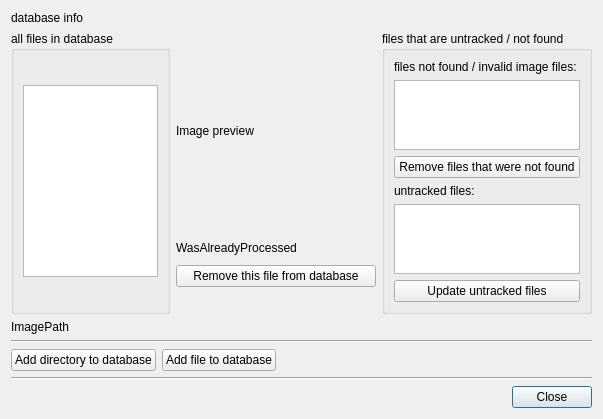
<?xml version="1.0" encoding="UTF-8"?>
<ui version="4.0">
 <class>EditDatabaseDlg</class>
 <widget class="QDialog" name="EditDatabaseDlg">
  <property name="windowModality">
   <enum>Qt::ApplicationModal</enum>
  </property>
  <property name="geometry">
   <rect>
    <x>0</x>
    <y>0</y>
    <width>603</width>
    <height>398</height>
   </rect>
  </property>
  <property name="windowTitle">
   <string>Edit database</string>
  </property>
  <property name="windowIcon">
   <iconset>
    <normaloff>ico_src/256_32.png</normaloff>ico_src/256_32.png</iconset>
  </property>
  <property name="locale">
   <locale language="English" country="UnitedStates"/>
  </property>
  <layout class="QVBoxLayout" name="verticalLayout">
   <item>
    <widget class="QLabel" name="databaseInfoLabel">
     <property name="text">
      <string>database info</string>
     </property>
    </widget>
   </item>
   <item>
    <layout class="QGridLayout" name="gridLayout">
     <item row="1" column="1">
      <widget class="QLabel" name="processedLabel">
       <property name="text">
        <string>WasAlreadyProcessed</string>
       </property>
      </widget>
     </item>
     <item row="0" column="1">
      <widget class="QLabel" name="imagePreview">
       <property name="minimumSize">
        <size>
         <width>200</width>
         <height>200</height>
        </size>
       </property>
       <property name="maximumSize">
        <size>
         <width>200</width>
         <height>200</height>
        </size>
       </property>
       <property name="text">
        <string>Image preview</string>
       </property>
      </widget>
     </item>
     <item row="0" column="0" rowspan="4">
      <widget class="QGroupBox" name="groupBox">
       <property name="title">
        <string>all files in database</string>
       </property>
       <layout class="QHBoxLayout" name="horizontalLayout">
        <item>
         <widget class="QListWidget" name="fileList">
          <property name="sizePolicy">
           <sizepolicy hsizetype="Preferred" vsizetype="Maximum">
            <horstretch>0</horstretch>
            <verstretch>0</verstretch>
           </sizepolicy>
          </property>
         </widget>
        </item>
       </layout>
      </widget>
     </item>
     <item row="0" column="3" rowspan="4">
      <widget class="QGroupBox" name="groupBox_2">
       <property name="title">
        <string>files that are untracked / not found</string>
       </property>
       <layout class="QVBoxLayout" name="verticalLayout_2">
        <item>
         <widget class="QLabel" name="label">
          <property name="text">
           <string>files not found / invalid image files:</string>
          </property>
         </widget>
        </item>
        <item>
         <widget class="QPlainTextEdit" name="invalidFiles">
          <property name="readOnly">
           <bool>true</bool>
          </property>
         </widget>
        </item>
        <item>
         <widget class="QPushButton" name="removeInvalidButton">
          <property name="text">
           <string>Remove files that were not found</string>
          </property>
         </widget>
        </item>
        <item>
         <widget class="QLabel" name="label_2">
          <property name="text">
           <string>untracked files:</string>
          </property>
         </widget>
        </item>
        <item>
         <widget class="QPlainTextEdit" name="untrackedFiles">
          <property name="readOnly">
           <bool>true</bool>
          </property>
         </widget>
        </item>
        <item>
         <widget class="QPushButton" name="updateDatabaseButton">
          <property name="text">
           <string>Update untracked files</string>
          </property>
         </widget>
        </item>
       </layout>
      </widget>
     </item>
     <item row="2" column="1">
      <widget class="QPushButton" name="removeFileButton">
       <property name="text">
        <string>Remove this file from database</string>
       </property>
      </widget>
     </item>
    </layout>
   </item>
   <item>
    <widget class="QLabel" name="imagePathLabel">
     <property name="text">
      <string>ImagePath</string>
     </property>
    </widget>
   </item>
   <item>
    <widget class="Line" name="line">
     <property name="orientation">
      <enum>Qt::Horizontal</enum>
     </property>
    </widget>
   </item>
   <item>
    <layout class="QGridLayout" name="gridLayout_2">
     <item row="0" column="1">
      <widget class="QPushButton" name="addDirButton">
       <property name="text">
        <string>Add directory to database</string>
       </property>
      </widget>
     </item>
     <item row="0" column="2">
      <widget class="QPushButton" name="adFileButton">
       <property name="text">
        <string>Add file to database</string>
       </property>
      </widget>
     </item>
     <item row="0" column="3">
      <spacer name="horizontalSpacer_2">
       <property name="orientation">
        <enum>Qt::Horizontal</enum>
       </property>
       <property name="sizeHint" stdset="0">
        <size>
         <width>40</width>
         <height>20</height>
        </size>
       </property>
      </spacer>
     </item>
    </layout>
   </item>
   <item>
    <widget class="Line" name="line_2">
     <property name="orientation">
      <enum>Qt::Horizontal</enum>
     </property>
    </widget>
   </item>
   <item>
    <layout class="QGridLayout" name="gridLayout_3">
     <item row="0" column="0">
      <spacer name="horizontalSpacer">
       <property name="orientation">
        <enum>Qt::Horizontal</enum>
       </property>
       <property name="sizeHint" stdset="0">
        <size>
         <width>40</width>
         <height>20</height>
        </size>
       </property>
      </spacer>
     </item>
     <item row="0" column="1">
      <widget class="QPushButton" name="closeButton">
       <property name="text">
        <string>Close</string>
       </property>
       <property name="default">
        <bool>true</bool>
       </property>
      </widget>
     </item>
    </layout>
   </item>
  </layout>
 </widget>
 <resources/>
 <connections/>
</ui>
